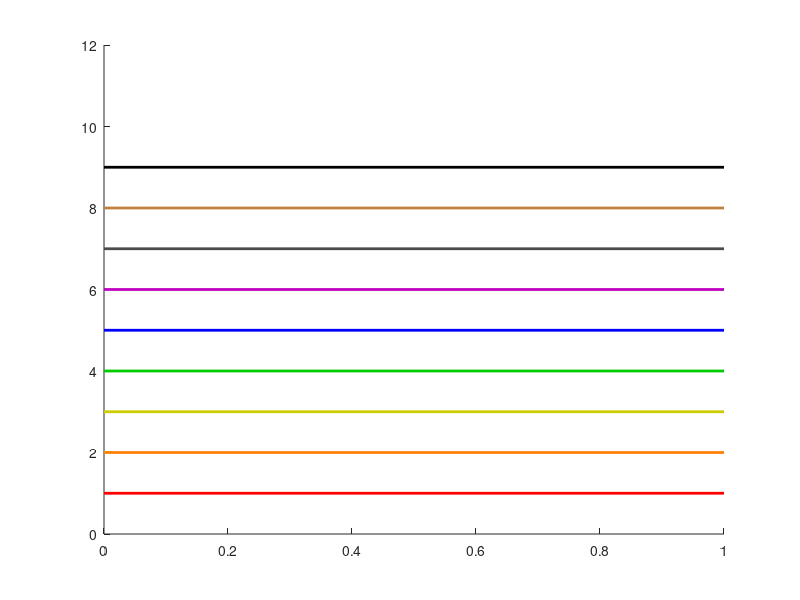
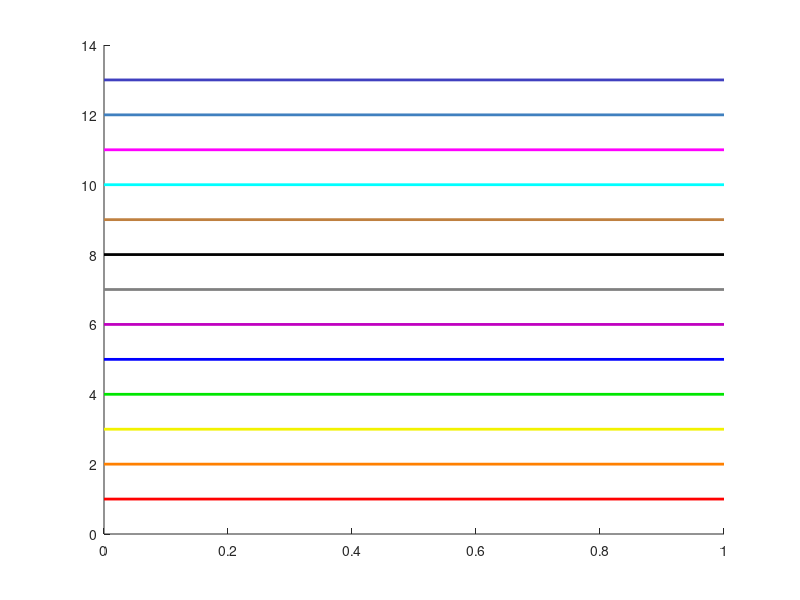

These figures' MATLAB source, in order:
% ------------------------------------------------------------ Color matrix
CLR = [     1       0       0;      ... % (1) Red
            0       0.9     0;      ... % (2) Green
            0       0       1;      ... % (3) Blue
            0.75    0       0.75;   ... % (4) Purple
            1       0.5     0;      ... % (5) Orange
            0       1       1;      ... % (6) Cyan
            1       0       1;      ... % (7) Magenta
            0.75    0.5     0.25;   ... % (8) Brown
            0.25    0.25    0.75;   ... % (9) Navy blue
            0.25    0.5     0.75;   ... % (10) Steel blue
            0.75    0.75    0];         % (11) Burnt Yellow
        

% ------------------------------------------------------------ Rainbow Color matrix
CLR = [     1       0       0;      ... % (1) Red
            1       0.5     0;      ... % (2) Orange
            0.8     0.8     0;      ... % (3) Burnt Yellow  
            0       0.8     0;      ... % (4) Green
            0       0       1;      ... % (5) Blue
            0.75    0       0.75;   ... % (6) Purple
            0.3     0.3     0.3;    ... % (7) Gray  
            0.75    0.5     0.25;   ... % (8) Brown 
            0       0       0];         % (9) Black

        
% Cycle through the colors
figure, hold on,

for i = 1:size(CLR,1)
    
    ind = mod(i-1,size(CLR,1))+1;
    
    plot([0 1],[i i],'Linewidth',2,'Color',CLR(ind,:)),
end           
    axis([0 1 0 12])    

% ----------------------------------------------------------------------------
%% Plot a rainbow colormap:
%
figure, hold on,
plot([0 1],[1 1]    ,'Linewidth',2,'Color',[1 0 0]),          % Red
plot([0 1],[2 2]    ,'Linewidth',2,'Color',[1 0.5 0]),        % Orange
plot([0 1],[3 3]    ,'Linewidth',2,'Color',[0.95 0.95 0]),    % Yellow
plot([0 1],[4 4]    ,'Linewidth',2,'Color',[0 0.9 0]),        % Green
plot([0 1],[5 5]    ,'Linewidth',2,'Color',[0 0 1]),          % Blue
plot([0 1],[6 6]    ,'Linewidth',2,'Color',[0.75 0 0.75]),    % Purple
plot([0 1],[7 7]    ,'Linewidth',2,'Color',[0.5 0.5 0.5]),    % Gray
plot([0 1],[8 8]    ,'Linewidth',2,'Color',[0 0 0]),          % Black
plot([0 1],[9 9]    ,'Linewidth',2,'Color',[0.75 0.5 0.25]),  % Brown
plot([0 0.5],[10 10],'Linewidth',2,'Color',[0 1 1]),          % Cyan
plot([0.5 1],[10 10],'Linewidth',2,'Color','c'),              % Cyan
plot([0 0.5],[11 11],'Linewidth',2,'Color',[1 0 1]),          % Magenta
plot([0.5 1],[11 11],'Linewidth',2,'Color','m'),              % Magenta
plot([0 1],[12 12]  ,'Linewidth',2,'Color',[0.25 0.5 0.75]),  % Steel blue
plot([0 1],[13 13]  ,'Linewidth',2,'Color',[0.25 0.25 0.75]), % Navy blue
%%
%close all,

% Primary colors:
rcmap = [1    0    0; ...
         1    0.5  0; ...
         0.85  0.85 0; ...
         0    0.5  0;...
         0    0    1;...
         0.75 0    0.75;...
         0    0    0];

% Dark colors:
rcmap = [1    0    0; ...   % Red
         0.25 0.5 0.75;...  % Steel blue
         1    0.5  0; ...   % Orange
         0.75 0.75 0; ...   % Burnt Yellow
         0.25 0.25 0.75;... % Navy blue
         0    0.5  0;...    % Green
         0    0    1;...    % Blue
         0.75 0.5 0.25;...  % Brown
         0.75 0    0.75;... % Purple
         0    0    0];      % Black
    
  
     
% % Interpolate between colors    
% figure, hold on,
%     plot([0 1],[0 0],'k')
% 
%     N = 21;
% for i = 1:N
%     i_cmap = 1 + (i-1)*(size(rcmap,1)-1)/(N-1);
%     clr    = rcmap(floor(i_cmap),:)+(i_cmap-floor(i_cmap))*(rcmap(ceil(i_cmap),:)-rcmap(floor(i_cmap),:));
%     
%     plot([0 1],[i i],'Linewidth',2,'Color',clr),
% end 

% % Round off to the nearest color    
% figure, hold on,
%     plot([0 1],[0 0],'k')
% 
%     N = 21;
% for i = 1:N
%     i_cmap = floor(1 + (i-1)*(size(rcmap,1)-1)/(N-1));
%     clr    = rcmap(i_cmap,:);
%     
%     plot([0 1],[i i],'Linewidth',2,'Color',clr),
% end  


% % Cycle through the colors
% figure, hold on,
%     plot([0 1],[0 0],'k')
% 
% for i = 1:size(rcmap,1)
%     clr    = rcmap(mod(i-1,size(rcmap,1))+1,:);
%     
%     plot([0 1],[i i],'Linewidth',2,'Color',clr),
% end    



% % Cycle through the colors in the 'lines' colormap:
% rcmap = lines;
% 
% figure, hold on,
%     plot([0 1],[0 0],'k')
% 
%     N = 7;
% for i = 1:N
%     clr    = rcmap(i,:);
%     
%     plot([0 1],[i i],'Linewidth',2,'Color',clr),
% end   

    


 
